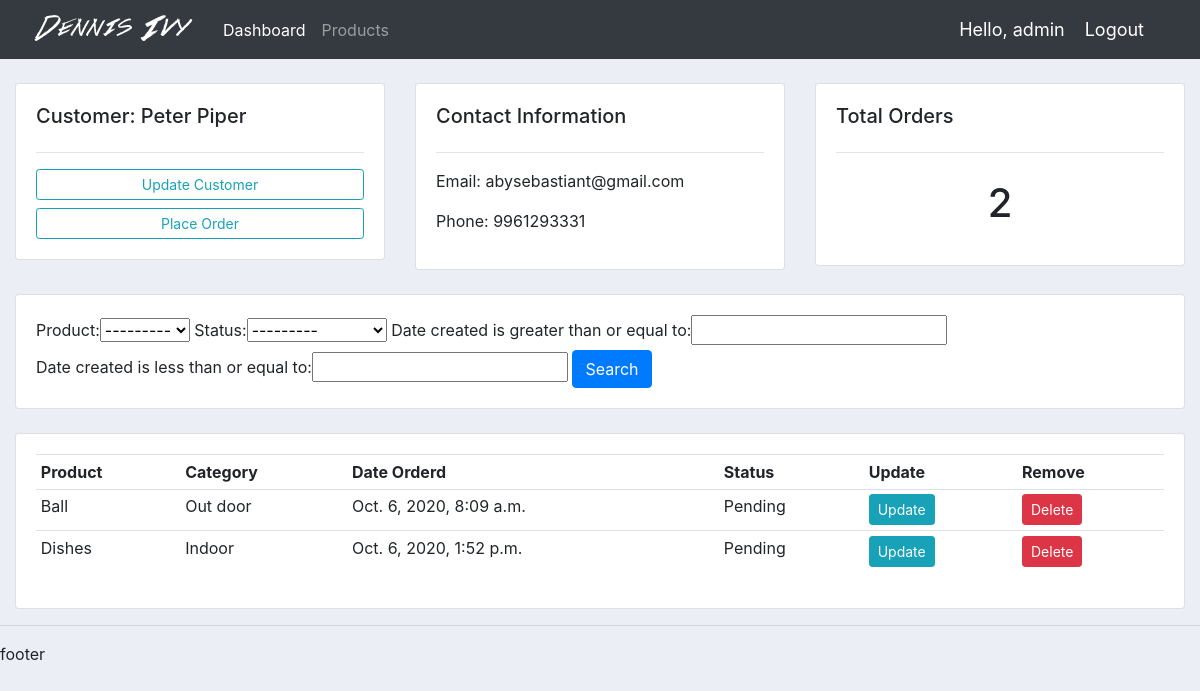
The app's page /customer/1/ (signed in) with its own data.
### accounts/models.py (models this page shows, shortened)
class Customer(models.Model):
	user = models.OneToOneField(User, null=True,  on_delete=models.CASCADE)
	name = models.CharField(max_length=200, null=True)
	phone = models.CharField(max_length=20, null=True)
	email = models.EmailField(null=True)
	date_created = models.DateTimeField(auto_now_add=True)

class Order(models.Model):
	STATUS = (
		('Pending','Pending'),
		('Out for delivery','Out for delivery'),
		('Delivered','Delivered')
		)
	customer = models.ForeignKey(Customer, on_delete=models.SET_NULL, null=True)
	product = models.ForeignKey(Product, on_delete=models.SET_NULL, null=True)
	date_created = models.DateTimeField(auto_now_add=True)
	status = models.CharField(max_length=200, null=True, choices=STATUS)

class Product(models.Model):
	CATEGORY = (
		('Indoor','Indoor'),
		('Out door','Out door')
		)
	name=models.CharField(max_length=200, null=True)
	price=models.FloatField(null=True)
	category=models.CharField(max_length=200, null=True, choices=CATEGORY)
	description=models.CharField(max_length=200, null=True, blank=True)
	date_created = models.DateTimeField(auto_now_add=True)
	tag = models.ManyToManyField(Tag)
	def __str__(self):
		return self.name

### accounts/decorators.py (the view)
		def wrapper_func(request, *args, **kwargs):
			group = None
			if request.user.groups.exists():
				group = request.user.groups.all()[0].name
			if group in allowed_roles:
				return view_func(request, *args, **kwargs)
			else:
				return HttpResponse('You are not authorised to view this page')

### accounts/views.py (called while the page is built)
@login_required(login_url='login')
@allowed_users(allowed_roles=['admin'])
def customer(request, pk):
	get_customer = Customer.objects.get(id=pk)
	orders = get_customer.order_set.all()
	order_count = orders.count()
	myFilter = OrderFilter(request.GET, queryset=orders)
	orders = myFilter.qs
	context = {'get_customer':get_customer, 'orders':orders, 'order_count':order_count, 'myFilter':myFilter}
	return render(request, 'customer/customer.html', context=context)

### accounts/templates/customer/customer.html
{% extends 'main/base.html' %}
{% block content %}
	<br>
<div class="row">
	<div class="col-md">
		<div class="card card-body">
			<h5>Customer: {{ get_customer.name }}</h5>
			<hr>
			<a class="btn btn-outline-info  btn-sm btn-block" href="">Update Customer</a>
			<a class="btn btn-outline-info  btn-sm btn-block" href="{% url 'create_order' get_customer.id %}">Place Order</a>
		</div>
	</div>
	<div class="col-md">
		<div class="card card-body">
			<h5>Contact Information</h5>
			<hr>
			<p>Email: {{ get_customer.email }}</p>
			<p>Phone: {{ get_customer.phone }}</p>
		</div>
	</div>
	<div class="col-md">
		<div class="card card-body">
			<h5>Total Orders</h5>
			<hr>
			<h1 style="text-align: center;padding: 10px">{{ order_count }}</h1>
		</div>
	</div>
</div>
<br>
<div class="row">
	<div class="col">
		<div class="card card-body">
			<form method="get">
				{{ myFilter.form }}
		    <button class="btn btn-primary" type="submit">Search</button>
		  </form>
		</div>
	</div>
</div>
<br>
<div class="row">
	<div class="col-md">
		<div class="card card-body">
			<table class="table table-sm">
				<tr>
					<th>Product</th>
					<th>Category</th>
					<th>Date Orderd</th>
					<th>Status</th>
					<th>Update</th>
					<th>Remove</th>
				</tr>
				{% for order in orders %}
					<tr>
						<td>{{ order.product }}</td>
						<td>{{ order.product.category }}</td>
						<td>{{ order.date_created }}</td>
						<td>{{ order.status }}</td>
						<td><a href="{% url 'update_order' order.id %}" class="btn btn-sm btn-info">Update</a></td>
                    	<td><a href="{% url 'delete_order' order.id %}" class="btn btn-sm btn-danger">Delete</a></td>
					</tr>
				{% endfor %}
			</table>
		</div>
	</div>
</div>
{% endblock %}

### accounts/templates/main/navbar.html (shortened to what this page needs)
{% load static %}
<nav class="navbar navbar-expand-lg navbar-dark bg-dark">
  <img src="{% static 'images/accounts/logo.png' %}" alt="">
  <div class="collapse navbar-collapse" id="navbarNav">
    <ul class="navbar-nav">
      {% if request.user.is_staff %}
      <li class="nav-item active">
        <a class="nav-link" href="{% url 'index' %}">Dashboard <span class="sr-only">(current)</span></a>
      </li>
      <li class="nav-item">
        <a class="nav-link" href="{% url 'products' %}">Products</a>
      </li>
      {% endif %}
    </ul>
  </div>
  <span class="hello-user">Hello, {{request.user}}</span>
  <span class="hello-user"><a href="{% url 'logout' %}" class="hello-user">Logout</a></span>
</nav>

### static/css/accounts/main.css (style rules this page uses)
body { background-color: #ebeff5; }

### accounts/templates/main/navbar.html (style rules this page uses)
.hello-user { font-size: 18px; color: #fff; margin-right: 20px; }

### records on screen
Customer: name "Peter Piper", email "abysebastiant@gmail.com", phone "9961293331"
Order: product "Ball", product.category "Out door", date_created "Oct. 6, 2020, 8:09 a.m.", status "Pending"
Order: product "Dishes", product.category "Indoor", date_created "Oct. 6, 2020, 1:52 p.m.", status "Pending"

### other values on screen
{{ request.user }} "admin"
{{ order_count }} "2"
